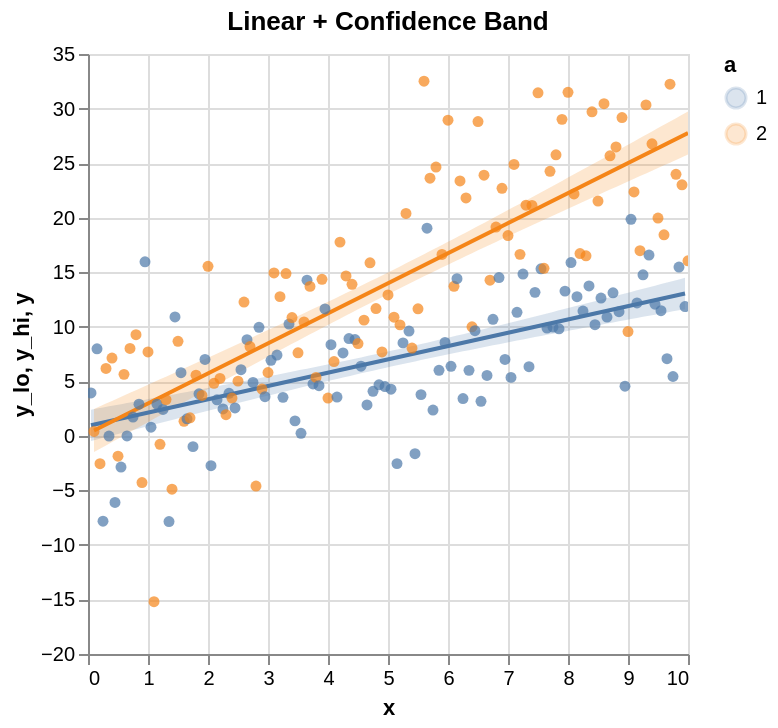

Here is the Vega-Lite specification saved for this chart:
### Vega-Lite specification from a JSON file in a GitHub repository (floating-point values rounded to 4 significant figures; data arrays with more than 128 entries replaced by an {"elided": "..."} marker saying what was removed)
{"$schema": "https://vega.github.io/schema/vega-lite/v5.json", "config": {"axis": {"labelLimit": 0}, "header": {"labelLimit": 0}, "legend": {"labelLimit": 0}}, "data": {"values": {"elided": "200 records"}}, "height": 300, "layer": [{"data": {"values": {"elided": "200 records"}}, "encoding": {"color": {"field": "a", "type": "nominal"}, "x": {"field": "x", "scale": {"zero": false}, "type": "quantitative"}, "y": {"field": "y_lo", "scale": {"zero": false}, "type": "quantitative"}, "y2": {"field": "y_hi"}}, "mark": {"line": false, "opacity": 0.2, "type": "area"}, "params": [{"bind": "scales", "name": "grid", "select": {"encodings": ["x", "y"], "type": "interval"}}]}, {"data": {"values": {"elided": "200 records"}}, "encoding": {"color": {"field": "a", "type": "nominal"}, "x": {"field": "x", "scale": {"zero": false}, "type": "quantitative"}, "y": {"field": "y", "scale": {"zero": false}, "type": "quantitative"}}, "mark": {"type": "line"}, "transform": [{"groupby": ["a"], "method": "linear", "on": "x", "regression": "y"}]}, {"encoding": {"color": {"field": "a", "type": "nominal"}, "tooltip": [{"field": "y", "type": "quantitative"}, {"field": "a", "type": "nominal"}, {"field": "x", "type": "quantitative"}], "x": {"field": "x", "scale": {"zero": false}, "type": "quantitative"}, "y": {"field": "y", "scale": {"zero": false}, "type": "quantitative"}}, "mark": {"filled": true, "type": "point"}}], "title": "Linear + Confidence Band"}
